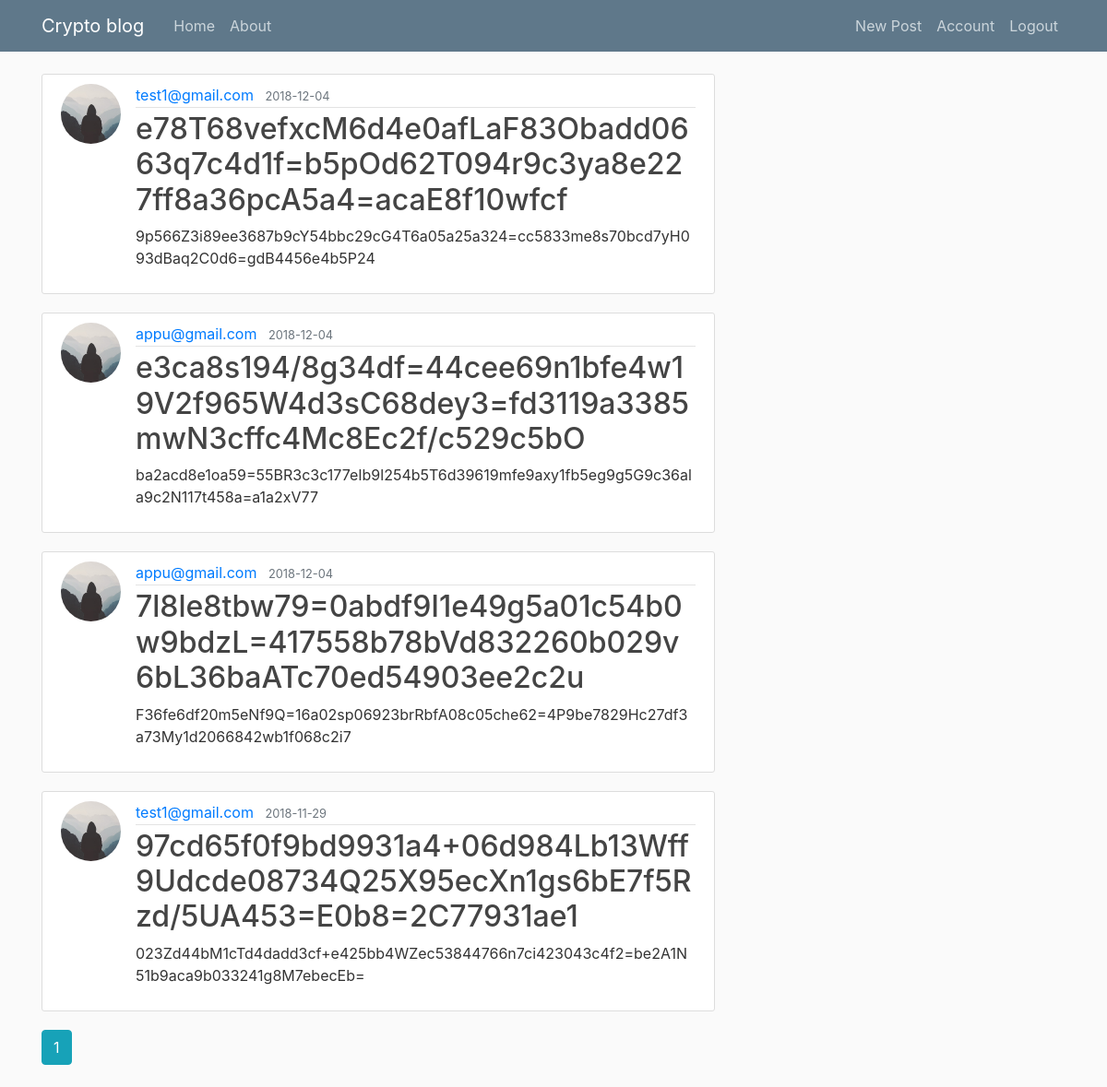
Screenshot of /home (signed in) with the database file from the repository.
### flaskblog/models.py (models this page shows, shortened)
class Post(db.Model):
    id = db.Column(db.Integer, primary_key=True)
    title = db.Column(db.Text, nullable=False)
    title_unencrypted = db.Column(db.Text, nullable=False)
    date_posted = db.Column(db.DateTime, nullable=False, default=datetime.utcnow)
    content = db.Column(db.Text, nullable=False)
    content_unencrypted = db.Column(db.Text, nullable=False)
    user_id = db.Column(db.Integer, db.ForeignKey('user.id'), nullable=False)
    hmac = db.relationship('Hmac', backref='author', lazy=True)

class User(db.Model, UserMixin):
    id = db.Column(db.Integer, primary_key=True)
    username = db.Column(db.String(20), unique=True, nullable=False)
    email = db.Column(db.String(120), unique=True, nullable=False)
    image_file = db.Column(db.String(20), nullable=False, default='default.jpg')
    password = db.Column(db.String(60), nullable=False)
    posts = db.relationship('Post', backref='author', lazy=True)

### flaskblog/routes.py (the view)
@app.route("/")
@app.route("/home")
def home():
    if not current_user.is_authenticated:
        return redirect(url_for('login'))
    page = request.args.get('page', 1, type=int)
    posts = Post.query.order_by(Post.date_posted.desc()).paginate(page=page, per_page=5)
    return render_template('home.html', posts=posts, shuffle_string = lambda x: ''.join(random.sample(str(x),len(str(x)))))

### flaskblog/models.py (called while the page is built)
@login_manager.user_loader
def load_user(user_id):
    return User.query.get(int(user_id))

### flaskblog/templates/home.html
{% extends "layout.html" %}
{% block content %}
    {% for post in posts.items %}
        <article class="media content-section">
          <img class="rounded-circle article-img" src="{{ url_for('static', filename='profile_pics/' + post.author.image_file) }}">
          <div class="media-body">
            <div class="article-metadata">
              <a class="mr-2" href="{{ url_for('user_posts', username=post.author.username) }}">{{ post.author.username }}</a>
              <small class="text-muted">{{ post.date_posted.strftime('%Y-%m-%d') }}</small>
            </div>
            <h2><a class="article-title" href="{{ url_for('post', post_id=post.id) }}" style="word-break: break-all;">{{ shuffle_string(post.title) }}</a></h2>
            <p class="article-content" style="word-break: break-all;">{{ shuffle_string(post.content) }}</p>
          </div>
        </article>
    {% endfor %}
    {% for page_num in posts.iter_pages(left_edge=1, right_edge=1, left_current=1, right_current=2) %}
      {% if page_num %}
        {% if posts.page == page_num %}
          <a class="btn btn-info mb-4" href="{{ url_for('home', page=page_num) }}">{{ page_num }}</a>
        {% else %}
          <a class="btn btn-outline-info mb-4" href="{{ url_for('home', page=page_num) }}">{{ page_num }}</a>
        {% endif %}
      {% else %}
        ...
      {% endif %}
    {% endfor %}
{% endblock content %}

### flaskblog/static/main.css (style rules this page uses)
body { background: #fafafa; color: #333333; margin-top: 5rem; }
h1, h2, h3, h4, h5, h6 { color: #444444; }
.content-section { background: #ffffff; padding: 10px 20px; border: 1px solid #dddddd; border-radius: 3px; margin-bottom: 20px; }
.article-title { color: #444444; }
.article-content { white-space: pre-line; }
.article-img { height: 65px; width: 65px; margin-right: 16px; }
.article-metadata { padding-bottom: 1px; margin-bottom: 4px; border-bottom: 1px solid #e3e3e3 }

### rows the page displays
Post: image_file (placeholder picture), author.username "test1@gmail.com", date_posted "2018-12-04", title "e78T68vefxcM6d4e0afLaF83Obadd0663q7c4d1f=b5pOd62T094r9c3ya8e227ff8a36pcA5a4=acaE8f10wfcf", content "9p566Z3i89ee3687b9cY54bbc29cG4T6a05a25a324=cc5833me8s70bcd7yH093dBaq2C0d6=gdB4456e4b5P24"
Post: image_file (placeholder picture), author.username "appu@gmail.com", date_posted "2018-12-04", title "e3ca8s194/8g34df=44cee69n1bfe4w19V2f965W4d3sC68dey3=fd3119a3385mwN3cffc4Mc8Ec2f/c529c5bO", content "ba2acd8e1oa59=55BR3c3c177eIb9l254b5T6d39619mfe9axy1fb5eg9g5G9c36ala9c2N117t458a=a1a2xV77"
Post: image_file (placeholder picture), author.username "appu@gmail.com", date_posted "2018-12-04", title "7l8le8tbw79=0abdf9I1e49g5a01c54b0w9bdzL=417558b78bVd832260b029v6bL36baATc70ed54903ee2c2u", content "F36fe6df20m5eNf9Q=16a02sp06923brRbfA08c05che62=4P9be7829Hc27df3a73My1d2066842wb1f068c2i7"
Post: image_file (placeholder picture), author.username "test1@gmail.com", date_posted "2018-11-29", title "97cd65f0f9bd9931a4+06d984Lb13Wff9Udcde08734Q25X95ecXn1gs6bE7f5Rzd/5UA453=E0b8=2C77931ae1", content "023Zd44bM1cTd4dadd3cf+e425bb4WZec53844766n7ci423043c4f2=be2A1N51b9aca9b033241g8M7ebecEb="

### other values shown
{{ page_num }} "1"
